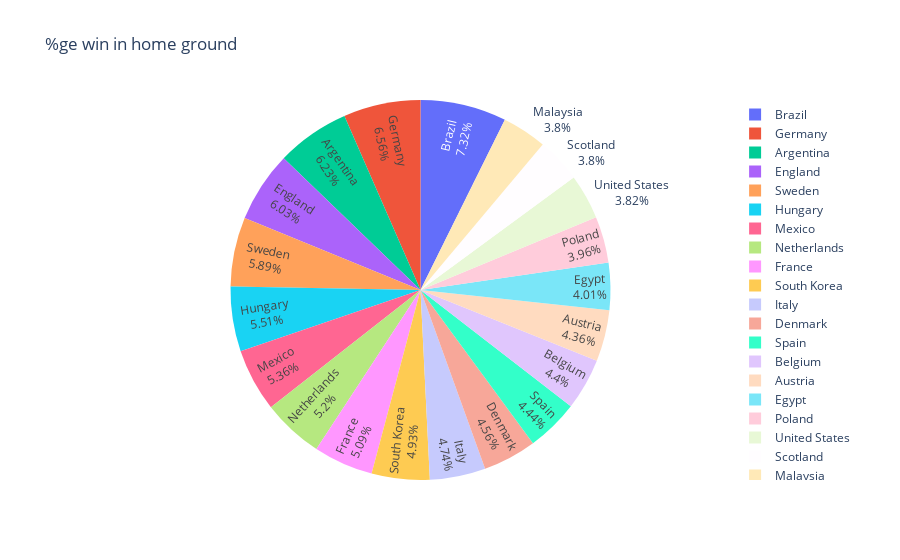
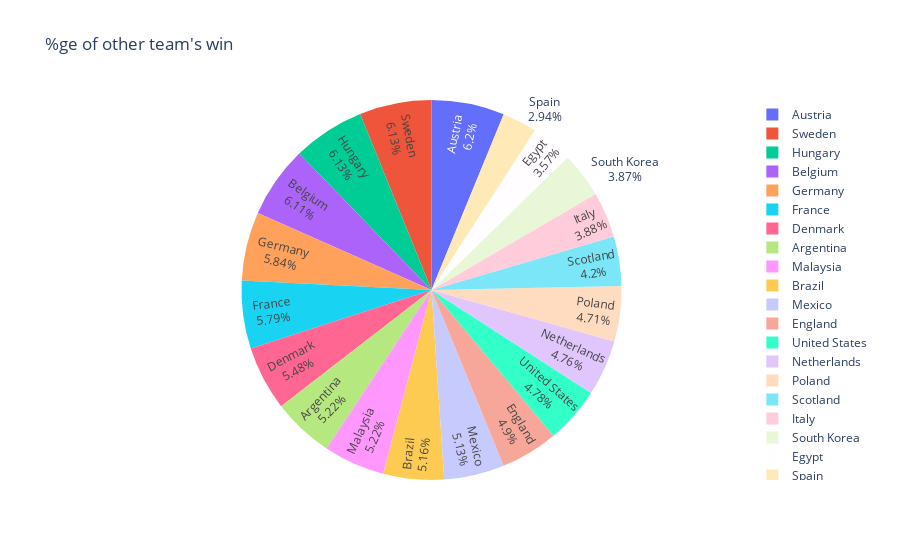

The code cell stored with these charts, in order, in its notebook:
### Code cell
# Teams Win percentage distribution based on number of goals hit by each team
fig = go.Figure(data=[go.Pie(labels=home_goals_df.index[:20], 
                             values=home_goals_df.home_score[:20], 
                             textinfo='label+percent',
                             insidetextorientation='radial'
                            )])
fig.update_layout(title="%ge win in home ground")
fig.show()


fig1 = go.Figure(data=[go.Pie(labels=home_goals_df.index[:20], 
                             values=home_goals_df.away_score[:20], 
                             textinfo='label+percent',
                             insidetextorientation='radial'
                            )])
fig1.update_layout(title="%ge of other team's win")
fig1.show()

### Figure 1 — Plotly figure (JSON) as saved in the notebook; plotly's stock layout.template omitted (floating-point values rounded to 4 significant figures)
{"data": [{"insidetextorientation": "radial", "labels": ["Brazil", "Germany", "Argentina", "England", "Sweden", "Hungary", "Mexico", "Netherlands", "France", "South Korea", "Italy", "Denmark", "Spain", "Belgium", "Austria", "Egypt", "Poland", "United States", "Scotland", "Malaysia"], "textinfo": "label+percent", "type": "pie", "values": [1442, 1292, 1227, 1187, 1160, 1084, 1055, 1023, 1002, 970, 933, 898, 875, 867, 859, 790, 779, 752, 748, 748]}], "layout": {"title": {"text": "%ge win in home ground"}}}

### Figure 2 — Plotly figure (JSON) as saved in the notebook; plotly's stock layout.template omitted (floating-point values rounded to 4 significant figures)
{"data": [{"insidetextorientation": "radial", "labels": ["Brazil", "Germany", "Argentina", "England", "Sweden", "Hungary", "Mexico", "Netherlands", "France", "South Korea", "Italy", "Denmark", "Spain", "Belgium", "Austria", "Egypt", "Poland", "United States", "Scotland", "Malaysia"], "textinfo": "label+percent", "type": "pie", "values": [477, 540, 483, 453, 567, 567, 475, 440, 536, 358, 359, 507, 272, 565, 574, 330, 436, 442, 389, 483]}], "layout": {"title": {"text": "%ge of other team's win"}}}
